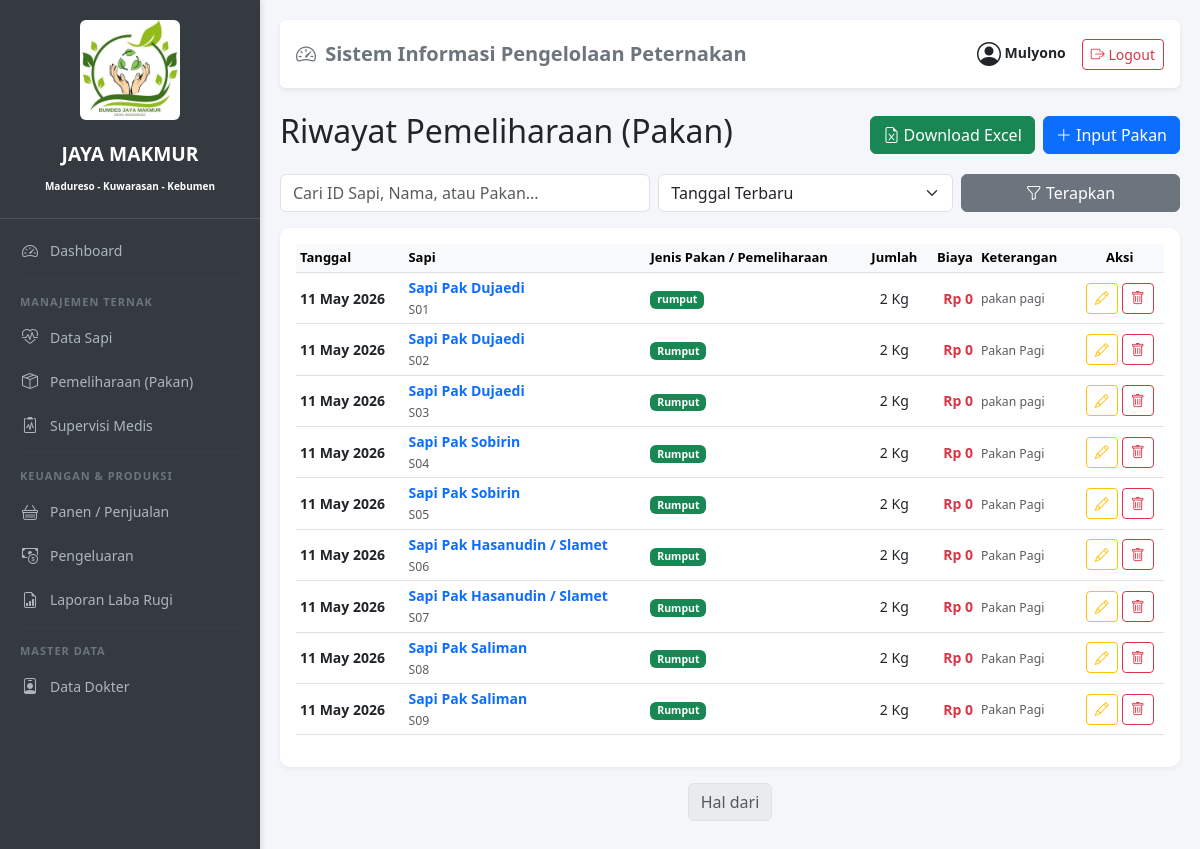
The app's page /pemeliharaan/ (signed in) with its own data.
### peternakan/models.py (models this page shows, shortened)
class Pemeliharaan(models.Model):
    sapi = models.ForeignKey(Sapi, on_delete=models.CASCADE, related_name='riwayat_pakan')
    tanggal = models.DateField()
    jenis_pakan = models.CharField(max_length=100)
    jumlah_pakan = models.DecimalField(max_digits=8, decimal_places=2)
    biaya_pakan = models.DecimalField(max_digits=12, decimal_places=2, verbose_name="Biaya (Rp)")
    keterangan = models.TextField(blank=True, null=True)

class Sapi(models.Model):
    JENIS_KELAMIN = (('Jantan', 'Jantan'), ('Betina', 'Betina'))
    STATUS = (('Hidup/Sehat', 'Hidup/Sehat'), ('Sakit', 'Sakit'), ('Dijual', 'Dijual'), ('Mati', 'Mati'))
    RUMPUN = (
        ('Limousin', 'Limousin'),
        ('Simmental', 'Simmental'),
        ('Brahman', 'Brahman'),
        ('Ongole', 'Ongole'),
        ('Bali', 'Bali'),
        ('Madura', 'Madura'),
        ('Holstein', 'Holstein (Frisian)'),
        ('POH', 'Peranakan Ongole Hilang'),
        ('PO', 'PO'),
        ('Lainnya', 'Lainnya'),
    )
    id_sapi = models.CharField(max_length=20, unique=True, verbose_name="ID Sapi")
    nama_sapi = models.CharField(max_length=100)
    rumpun = models.CharField(max_length=20, choices=RUMPUN, default='Lainnya', verbose_name="Rumpun/Breed")
    jenis_kelamin = models.CharField(max_length=10, choices=JENIS_KELAMIN)
    tanggal_lahir = models.DateField()
    berat_badan = models.DecimalField(max_digits=8, decimal_places=2, help_text="Dalam Kilogram")
    tinggi_sapi = models.DecimalField(max_digits=5, decimal_places=1, null=True, blank=True, help_text="Tinggi gumba/pundak dalam cm", verbose_name="Tinggi (cm)")
    status = models.CharField(max_length=15, choices=STATUS, default='Hidup/Sehat')
    foto = models.ImageField(upload_to='images/', blank=True, null=True)
    keterangan = models.TextField(blank=True, null=True)
    tanggal_masuk = models.DateField(auto_now_add=True)
    class Meta:
        ordering = ['-tanggal_masuk']

### peternakan/views.py (the view)
# urls.py: path('pemeliharaan/', views.PemeliharaanListView.as_view(), name='pemeliharaan_list'),
class PemeliharaanListView(LoginRequiredMixin, ListView):
    model = Pemeliharaan
    template_name = 'peternakan/pemeliharaan/list.html'
    context_object_name = 'data'
    paginate_by = 10
    login_url = '/login/'
    def get_queryset(self):
        qs = Pemeliharaan.objects.select_related('sapi')
        search = self.request.GET.get('search')
        sort_by = self.request.GET.get('sort_by')
        if search:
            qs = qs.filter(
                Q(sapi__id_sapi__icontains=search) |
                Q(sapi__nama_sapi__icontains=search) |
                Q(jenis_pakan__icontains=search)
            )
        if sort_by == 'sapi_az': qs = qs.order_by('sapi__nama_sapi')
        elif sort_by == 'sapi_za': qs = qs.order_by('-sapi__nama_sapi')
        elif sort_by == 'tgl_lama': qs = qs.order_by('tanggal')
        else: qs = qs.order_by('-tanggal')
        return qs

### peternakan/templates/peternakan/pemeliharaan/list.html (shortened to what this page needs)
{% extends 'base.html' %}
{% block content %}
<div class="d-flex justify-content-between align-items-center mb-3">
    <h2>Riwayat Pemeliharaan (Pakan)</h2>
    <div class="d-flex gap-2">
        <a href="{% url 'peternakan:pemeliharaan_export_excel' %}?search={{ request.GET.search }}&sort_by={{ request.GET.sort_by }}" class="btn btn-success">
            <i class="bi bi-file-earmark-excel"></i> Download Excel
        </a>
        <a href="{% url 'peternakan:pemeliharaan_tambah' %}" class="btn btn-primary">
            <i class="bi bi-plus-lg"></i> Input Pakan
        </a>
    </div>
</div>
<form method="get" class="row g-2 mb-3">
    <div class="col-md-5">
        <input type="text" name="search" class="form-control" placeholder="Cari ID Sapi, Nama, atau Pakan..." value="{{ request.GET.search }}">
    </div>
    <div class="col-md-4">
        <select name="sort_by" class="form-select">
            <option value="tgl_baru" {% if request.GET.sort_by == 'tgl_baru' or not request.GET.sort_by %}selected{% endif %}>Tanggal Terbaru</option>
        </select>
    </div>
    <div class="col-md-3">
        <button type="submit" class="btn btn-secondary w-100"><i class="bi bi-funnel"></i> Terapkan</button>
    </div>
</form>
<div class="card p-3">
    <div class="table-responsive">
        <table class="table table-hover table-sm align-middle">
            <thead class="table-light">
                <tr>
                    <th>Tanggal</th>
                    <th>Sapi</th>
                    <th>Jenis Pakan / Pemeliharaan</th>
                    <th class="text-center">Jumlah</th>
                    <th class="text-end">Biaya</th>
                    <th>Keterangan</th>
                    <th class="text-center">Aksi</th>
                </tr>
            </thead>
            <tbody>
                {% for p in data %}
                <tr>
                    <td>
                        <span class="fw-semibold">{{ p.tanggal|date:"d M Y" }}</span>
                    </td>
                    <td>
                        <div class="fw-bold text-primary">{{ p.sapi.nama_sapi }}</div>
                        <small class="text-muted">{{ p.sapi.id_sapi }}</small>
                    </td>
                    <td>
                        <span class="badge bg-success">{{ p.jenis_pakan }}</span>
                    </td>
                    <td class="text-center">
                        {{ p.jumlah_pakan|floatformat:0 }} Kg
                    </td>
                    <td class="text-end">
                        <span class="fw-bold text-danger">Rp {{ p.biaya_pakan|floatformat:0 }}</span>
                    </td>
                    <td style="max-width: 200px;">
                        {% if p.keterangan %}
                            <span class="text-muted small" data-bs-toggle="tooltip" data-bs-placement="top" title="{{ p.keterangan }}">
                                {{ p.keterangan|truncatewords:5 }}{% if p.keterangan|wordcount > 5 %}...{% endif %}
                            </span>
                        {% else %}
                            <span class="text-muted fst-italic small">-</span>
                        {% endif %}
                    </td>
                    <td class="text-center">
                        <div class="d-flex justify-content-center gap-1">
                            <a href="{% url 'peternakan:pemeliharaan_edit' p.pk %}" class="btn btn-sm btn-outline-warning" title="Edit"><i class="bi bi-pencil"></i></a>
                            <a href="{% url 'peternakan:pemeliharaan_hapus' p.pk %}" class="btn btn-sm btn-outline-danger" title="Hapus"><i class="bi bi-trash"></i></a>
                        </div>
                    </td>
                </tr>
                {% endfor %}
            </tbody>
        </table>
    </div>
</div>
<nav aria-label="Page navigation">
    <ul class="pagination justify-content-center mt-3">
        <li class="page-item active disabled"><span class="page-link">Hal {{ data.number }} dari {{ data.paginator.num_pages }}</span></li>
    </ul>
</nav>
{% endblock %}

### peternakan/templates/base.html (shortened to what this page needs)
<!DOCTYPE html>
<html lang="id">
<head>
    <link href="https://cdn.jsdelivr.net/npm/bootstrap@5.3.0/dist/css/bootstrap.min.css" rel="stylesheet">
    <link rel="stylesheet" href="https://cdn.jsdelivr.net/npm/bootstrap-icons@1.10.0/font/bootstrap-icons.css">
</head>
<body>
    <div class="sidebar">
        <div class="brand text-center">
            <img src="/media/images/logo.jpeg" class="img-fluid rounded mb-3" style="max-height: 100px; object-fit:cover;">
            <div class="fw-bold mt-1" >JAYA MAKMUR</div>
            <small class="fw-bold mt-4" style="font-size: 10px;">Madureso - Kuwarasan - Kebumen</small>
        </div>
        <a href="{% url 'peternakan:dashboard' %}">
            <i class="bi bi-speedometer2"></i> Dashboard
        </a>
        <hr>
        <div class="menu-title">Manajemen Ternak</div>
        <a href="{% url 'peternakan:sapi_list' %}">
            <i class="bi bi-heart-pulse"></i> Data Sapi
        </a>
        <a href="{% url 'peternakan:pemeliharaan_list' %}">
            <i class="bi bi-box-seam"></i> Pemeliharaan (Pakan)
        </a>
        <a href="{% url 'peternakan:supervisi_list' %}">
            <i class="bi bi-clipboard2-pulse"></i> Supervisi Medis
        </a>
        <hr>
        <div class="menu-title">Keuangan & Produksi</div>
        <a href="{% url 'peternakan:panen_list' %}">
            <i class="bi bi-basket"></i> Panen / Penjualan
        </a>
        <a href="{% url 'peternakan:pengeluaran_list' %}">
            <i class="bi bi-cash-coin"></i> Pengeluaran
        </a>
        <a href="{% url 'peternakan:laporan' %}">
            <i class="bi bi-file-earmark-bar-graph"></i> Laporan Laba Rugi
        </a>
        <hr>
        <div class="menu-title">Master Data</div>
        <a href="{% url 'peternakan:dokter_list' %}">
            <i class="bi bi-person-badge"></i> Data Dokter
        </a>
    </div>
    <div class="content">
        <div class="d-flex justify-content-between align-items-center mb-4 p-3 bg-white rounded shadow-sm">
            <h5 class="mb-0 text-secondary fw-bold">
                <i class="bi bi-speedometer2 me-1"></i> Sistem Informasi Pengelolaan Peternakan
            </h5>
            <div class="d-flex align-items-center gap-3">
                <span class="text-dark small fw-semibold">
                    <i class="bi bi-person-circle fs-4 align-middle"></i>
                    {{ user.username|title }}
                </span>
                <a href="{% url 'peternakan:logout' %}" class="btn btn-sm btn-outline-danger">
                    <i class="bi bi-box-arrow-right"></i> Logout
                </a>
            </div>
        </div>
        {% block content %}
        {% endblock %}
    </div>
</body>
</html>

### peternakan/templates/base.html (style rules this page uses)
body { display: flex; min-height: 100vh; margin: 0; background-color: #f4f6f9; }
.sidebar { width: 260px; background: #343a40; color: white; padding-top: 20px; flex-shrink: 0; box-shadow: 2px 0 5px rgba(0,0,0,0.1); }
.sidebar .brand { font-size: 1.2rem; padding: 0 20px 20px 20px; border-bottom: 1px solid #495057; margin-bottom: 10px; }
.sidebar a { color: #adb5bd; text-decoration: none; display: flex; align-items: center; padding: 10px 20px; font-size: 14px; transition: 0.3s; }
.sidebar a i { margin-right: 10px; font-size: 16px; width: 20px; text-align: center; }
.sidebar .menu-title { padding: 10px 20px 5px 20px; font-size: 11px; text-transform: uppercase; letter-spacing: 1px; color: #6c757d; font-weight: bold; }
.sidebar hr { border-color: #495057; margin: 5px 20px; }
.content { flex-grow: 1; padding: 20px; overflow-y: auto; width: calc(100% - 260px); }
.table th { font-size: 13px; white-space: nowrap; }
.table td { font-size: 14px; vertical-align: middle; }
.card { border: none; border-radius: 10px; box-shadow: 0 2px 5px rgba(0,0,0,0.05); }

### records on screen
Pemeliharaan: tanggal "11 May 2026", sapi.nama_sapi "Sapi Pak Dujaedi", sapi.id_sapi "S01", jenis_pakan "rumput", jumlah_pakan "2", biaya_pakan "0", keterangan "pakan pagi"
Pemeliharaan: tanggal "11 May 2026", sapi.nama_sapi "Sapi Pak Dujaedi", sapi.id_sapi "S02", jenis_pakan "Rumput", jumlah_pakan "2", biaya_pakan "0", keterangan "Pakan Pagi"
Pemeliharaan: tanggal "11 May 2026", sapi.nama_sapi "Sapi Pak Dujaedi", sapi.id_sapi "S03", jenis_pakan "Rumput", jumlah_pakan "2", biaya_pakan "0", keterangan "pakan pagi"
Pemeliharaan: tanggal "11 May 2026", sapi.nama_sapi "Sapi Pak Sobirin", sapi.id_sapi "S04", jenis_pakan "Rumput", jumlah_pakan "2", biaya_pakan "0", keterangan "Pakan Pagi"
Pemeliharaan: tanggal "11 May 2026", sapi.nama_sapi "Sapi Pak Sobirin", sapi.id_sapi "S05", jenis_pakan "Rumput", jumlah_pakan "2", biaya_pakan "0", keterangan "Pakan Pagi"
Pemeliharaan: tanggal "11 May 2026", sapi.nama_sapi "Sapi Pak Hasanudin / Slamet", sapi.id_sapi "S06", jenis_pakan "Rumput", jumlah_pakan "2", biaya_pakan "0", keterangan "Pakan Pagi"
Pemeliharaan: tanggal "11 May 2026", sapi.nama_sapi "Sapi Pak Hasanudin / Slamet", sapi.id_sapi "S07", jenis_pakan "Rumput", jumlah_pakan "2", biaya_pakan "0", keterangan "Pakan Pagi"
Pemeliharaan: tanggal "11 May 2026", sapi.nama_sapi "Sapi Pak Saliman", sapi.id_sapi "S08", jenis_pakan "Rumput", jumlah_pakan "2", biaya_pakan "0", keterangan "Pakan Pagi"
Pemeliharaan: tanggal "11 May 2026", sapi.nama_sapi "Sapi Pak Saliman", sapi.id_sapi "S09", jenis_pakan "Rumput", jumlah_pakan "2", biaya_pakan "0", keterangan "Pakan Pagi"

### other values on screen
{{ user.username|title }} "Mulyono"
